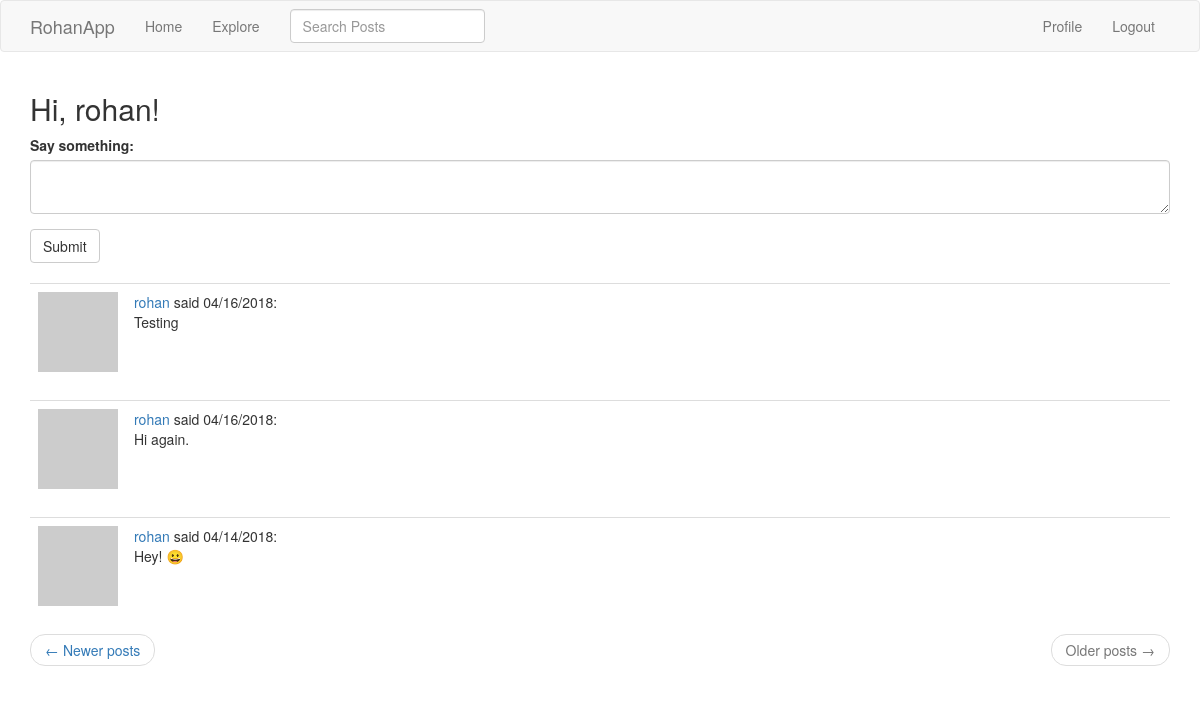
Page /index?page=2 (signed in) on the committed database.
### app/models.py (models this page shows, shortened)
class User(UserMixin, db.Model):
    id = db.Column(db.Integer, primary_key=True)
    username = db.Column(db.String(64), index=True, unique=True)
    email = db.Column(db.String(120), index=True, unique=True)
    password_hash = db.Column(db.String(128))
    posts = db.relationship('Post', backref='author', lazy='dynamic') # u.posts, p.author(s)
    about_me = db.Column(db.String(140))
    last_seen = db.Column(db.DateTime, default=datetime.utcnow)
    followed = db.relationship('User', secondary=followers,
        primaryjoin=(followers.c.follower_id == id), # LEFT # why isn't it just followers.follower_id ?
        secondaryjoin=(followers.c.followed_id == id), # RIGHT
        backref=db.backref('followers', lazy='dynamic'), lazy='dynamic')
    def avatar(self, size):
        digest = md5(self.email.lower().encode('utf-8')).hexdigest() # .encode('utf-8') converts email string to bytes
        return 'https://www.gravatar.com/avatar/{}?d=identicon&s={}'.format(digest, size)
    def followed_posts(self):
        followed = Post.query.join(
            followers, (followers.c.followed_id == Post.user_id)).filter(
                followers.c.follower_id == self.id)
        own = Post.query.filter_by(user_id = self.id) # it's not filter(Post.user_id == self.id)
        return followed.union(own).order_by(Post.timestamp.desc())

class SearchableMixin(object):
    @classmethod
    def before_commit(cls, session):
        session._changes = {
            'add': [obj for obj in session.new if isinstance(obj, cls)],
            'update': [obj for obj in session.dirty if isinstance(obj, cls)], # there is no db.session.update()
            'delete': [obj for obj in session.deleted if isinstance(obj, cls)]
        }
    @classmethod
    def after_commit(cls, session):
        for obj in session._changes['add']:
            add_to_index(cls.__tablename__, obj)
        for obj in session._changes['update']: # modified post overwrites original post in Elasticsearch db
            add_to_index(cls.__tablename__, obj)
        for obj in session._changes['delete']:
            remove_from_index(cls.__tablename__, obj)
        session._changes = None # resets the dictionary - which survived the commit - to None

class Post(SearchableMixin, db.Model):
    __searchable__ = ['body']
    id = db.Column(db.Integer, primary_key=True)
    body = db.Column(db.String(140))
    timestamp = db.Column(db.DateTime, index=True, default=datetime.utcnow) # datetime.utcnow, NOT datetime.utcnow()
    user_id = db.Column(db.Integer, db.ForeignKey('user.id'))
    language = db.Column(db.String(5))

### app/main/routes.py (the view, shortened to what this page needs)
@bp.route('/', methods = ['GET', 'POST'])
@bp.route('/index', methods = ['GET', 'POST'])
@login_required # built-in flash message: "Please log in to access this page."
def index():
    form = PostForm()
    page = request.args.get('page', 1, type=int)
    posts = current_user.followed_posts().paginate(
        page, current_app.config['POSTS_PER_PAGE'], False)
    next_url = url_for('main.index', page=posts.next_num) if posts.has_next else None
    prev_url = url_for('main.index', page=posts.prev_num) if posts.has_prev else None
    return render_template('index.html', title = 'Home', posts = posts.items, form = form,
                            next_url = next_url, prev_url = prev_url)

### app/main/forms.py
class SearchForm(FlaskForm):
    q = StringField('Search Posts', validators=[DataRequired()])
    def __init__(self, *args, **kwargs):
        if 'formdata' not in kwargs:
            kwargs['formdata'] = request.args # default is request.form
        if 'csrf_enabled' not in kwargs:
            kwargs['csrf_enabled'] = False # also, not putting form.hidden_tag() in the template
        super(SearchForm, self).__init__(*args, **kwargs)

class PostForm(FlaskForm):
    post = TextAreaField('Say something:', validators=[DataRequired(), Length(min=1, max=140)])
    submit = SubmitField('Submit')

### app/main/routes.py (called while the page is built)
@bp.before_app_request # executed just before any view function
def before_request():
    if current_user.is_authenticated:
        current_user.last_seen = datetime.utcnow() # .strftime('%m/%d/%Y %I:%M:%S %p')
        db.session.commit()
        g.search_form = SearchForm()
    g.locale = str(get_locale())

### app/models.py (called while the page is built)
@login.user_loader
def load_user(id):
    return User.query.get(int(id))

### app/templates/index.html
{% extends "base.html" %}
{% import 'bootstrap/wtf.html' as wtf %}
{% block app_content %}
    <h2>Hi, {{ current_user.username }}!</h2>
    {% if form %}
    {{ wtf.quick_form(form) }}
    <br>
    {% endif %}
    {% for post in posts %}
        {% include '_post.html' %}
    {% endfor %}
    <nav aria-label="...">
        <ul class="pager">
            <li class="previous{% if not prev_url %} disabled{% endif %}">
                <a href="{{ prev_url or '#' }}">
                    <span aria-hidden="true">&larr;</span> Newer posts
                </a>
            </li>
            <li class="next{% if not next_url %} disabled{% endif %}">
                <a href="{{ next_url or '#' }}">
                    Older posts <span aria-hidden="true">&rarr;</span>
                </a>
            </li>
        </ul>
    </nav>
{% endblock %}

### app/templates/_post.html (shortened to what this page needs)
<table class="table table-hover">
    <tr>
        <td width="70px">
            <a href="{{ url_for('main.user', username=post.author.username) }}">
                <img src="{{ post.author.avatar(70) }}" />
            </a>
        </td>
        <td>
            <a href="{{ url_for('main.user', username=post.author.username) }}">{{ post.author.username }}</a>
            said {{ moment(post.timestamp).calendar() }}:
            <br>
            <span id="post{{ post.id }}">{{ post.body }}</span>
        </td>
    </tr>
</table>

### rows in the picture
User: username "rohan"
Post: author.username "rohan", timestamp "04/16/2018", body "Testing"
Post: author.username "rohan", timestamp "04/16/2018", body "Hi again."
Post: author.username "rohan", timestamp "04/14/2018", body "Hey! 😀"
